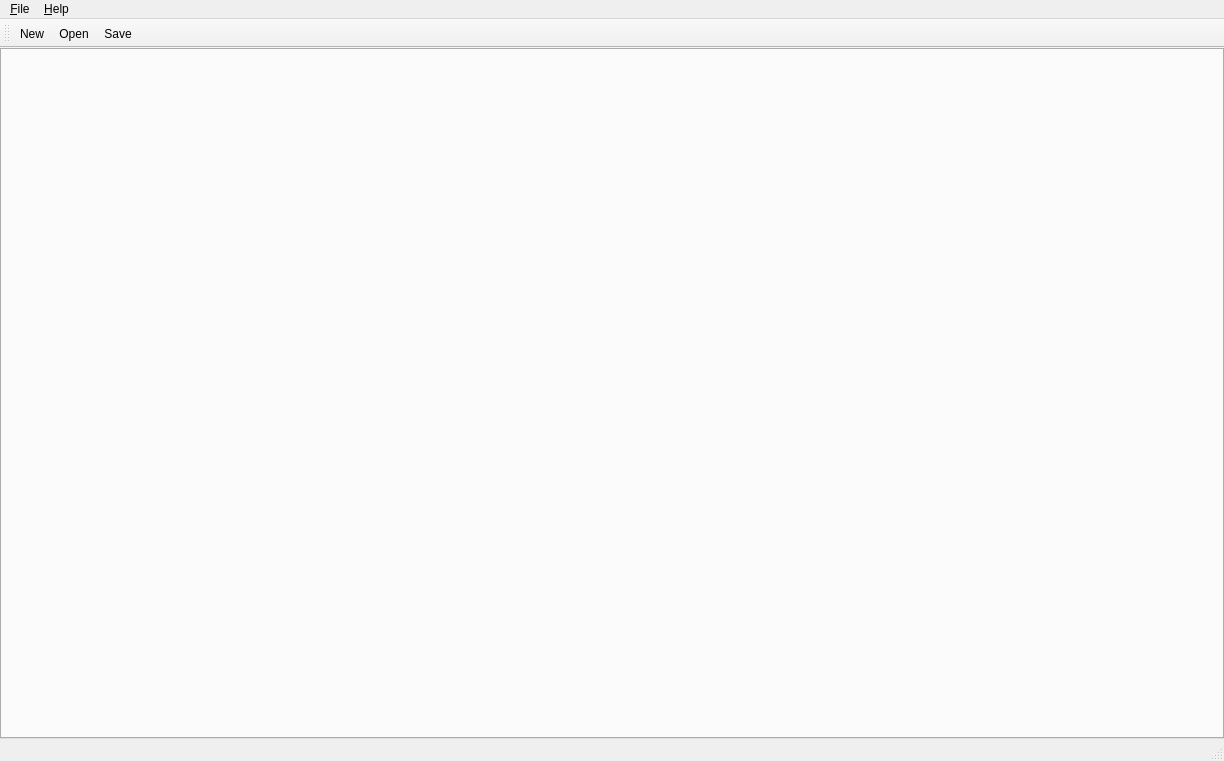
<?xml version="1.0" encoding="UTF-8"?>
<ui version="4.0">
 <class>MainWindow</class>
 <widget class="QMainWindow" name="MainWindow">
  <property name="geometry">
   <rect>
    <x>0</x>
    <y>0</y>
    <width>1224</width>
    <height>761</height>
   </rect>
  </property>
  <property name="windowTitle">
   <string>CodeInspector</string>
  </property>
  <property name="windowIcon">
   <iconset resource="../core/CodeInspector.qrc">
    <normaloff>:/CodeInspector.png</normaloff>:/CodeInspector.png</iconset>
  </property>
  <widget class="QWidget" name="centralwidget">
   <layout class="QHBoxLayout" name="horizontalLayout">
    <property name="leftMargin">
     <number>0</number>
    </property>
    <property name="topMargin">
     <number>0</number>
    </property>
    <property name="rightMargin">
     <number>0</number>
    </property>
    <property name="bottomMargin">
     <number>0</number>
    </property>
    <item>
     <widget class="QTabWidget" name="tabWidget">
      <property name="tabsClosable">
       <bool>true</bool>
      </property>
      <property name="tabBarAutoHide">
       <bool>true</bool>
      </property>
     </widget>
    </item>
   </layout>
  </widget>
  <widget class="QMenuBar" name="menubar">
   <property name="geometry">
    <rect>
     <x>0</x>
     <y>0</y>
     <width>1224</width>
     <height>21</height>
    </rect>
   </property>
   <widget class="QMenu" name="menu_File">
    <property name="title">
     <string>&amp;File</string>
    </property>
    <addaction name="actionNewSession"/>
    <addaction name="actionOpenSession"/>
    <addaction name="actionSaveSession"/>
    <addaction name="actionSaveAsSession"/>
    <addaction name="separator"/>
    <addaction name="actionExit"/>
   </widget>
   <widget class="QMenu" name="menu_Help">
    <property name="title">
     <string>&amp;Help</string>
    </property>
    <addaction name="actionHelpContent"/>
    <addaction name="actionVisitHomepage"/>
    <addaction name="actionAbout"/>
   </widget>
   <addaction name="menu_File"/>
   <addaction name="menu_Help"/>
  </widget>
  <widget class="QStatusBar" name="statusbar"/>
  <widget class="QToolBar" name="toolBar">
   <property name="windowTitle">
    <string>toolBar</string>
   </property>
   <attribute name="toolBarArea">
    <enum>TopToolBarArea</enum>
   </attribute>
   <attribute name="toolBarBreak">
    <bool>false</bool>
   </attribute>
   <addaction name="actionNewSession"/>
   <addaction name="actionOpenSession"/>
   <addaction name="actionSaveSession"/>
  </widget>
  <action name="actionNewSession">
   <property name="icon">
    <iconset resource="image.qrc">
     <normaloff>:/resource/image/document-new.png</normaloff>:/resource/image/document-new.png</iconset>
   </property>
   <property name="text">
    <string>&amp;New</string>
   </property>
   <property name="shortcut">
    <string>Ctrl+N</string>
   </property>
  </action>
  <action name="actionOpenSession">
   <property name="icon">
    <iconset resource="image.qrc">
     <normaloff>:/resource/image/document-open.png</normaloff>:/resource/image/document-open.png</iconset>
   </property>
   <property name="text">
    <string>&amp;Open...</string>
   </property>
   <property name="shortcut">
    <string>Ctrl+O</string>
   </property>
  </action>
  <action name="actionSaveSession">
   <property name="icon">
    <iconset resource="image.qrc">
     <normaloff>:/resource/image/document-save.png</normaloff>:/resource/image/document-save.png</iconset>
   </property>
   <property name="text">
    <string>&amp;Save</string>
   </property>
   <property name="shortcut">
    <string>Ctrl+S</string>
   </property>
  </action>
  <action name="actionSaveAsSession">
   <property name="icon">
    <iconset resource="image.qrc">
     <normaloff>:/resource/image/document-save-as.png</normaloff>:/resource/image/document-save-as.png</iconset>
   </property>
   <property name="text">
    <string>Save As...</string>
   </property>
  </action>
  <action name="actionExit">
   <property name="icon">
    <iconset resource="image.qrc">
     <normaloff>:/resource/image/application-exit.png</normaloff>:/resource/image/application-exit.png</iconset>
   </property>
   <property name="text">
    <string>Exit</string>
   </property>
  </action>
  <action name="actionHelpContent">
   <property name="text">
    <string>Content</string>
   </property>
   <property name="shortcut">
    <string>F1</string>
   </property>
  </action>
  <action name="actionVisitHomepage">
   <property name="text">
    <string>Visit Homepage...</string>
   </property>
  </action>
  <action name="actionAbout">
   <property name="icon">
    <iconset resource="image.qrc">
     <normaloff>:/resource/image/help-about.png</normaloff>:/resource/image/help-about.png</iconset>
   </property>
   <property name="text">
    <string>&amp;About...</string>
   </property>
  </action>
 </widget>
 <resources>
  <include location="image.qrc"/>
  <include location="../core/CodeInspector.qrc"/>
 </resources>
 <connections/>
</ui>
